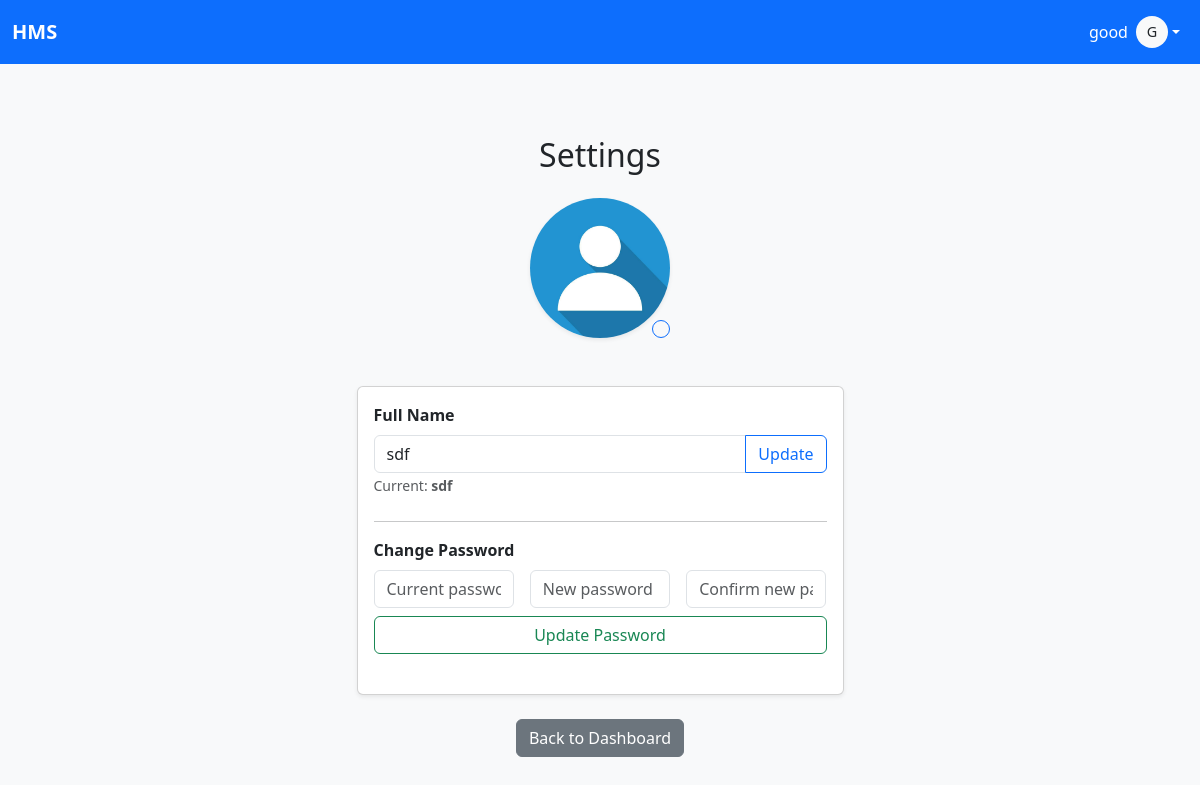
Screenshot of /settings (signed in) with the database file from the repository.
### models.py (models this page shows)
class User(db.Model, UserMixin):
    id = db.Column(db.Integer, primary_key=True)
    username = db.Column(db.String(50), unique=True, nullable=False)
    password_hash = db.Column(db.String(128), nullable=False)   # hashed
    role = db.Column(db.String(20), nullable=False)            # admin, doctor, patient
    profile_pic = db.Column(db.String(150), default='default.jpg')
    name = db.Column(db.String(100), nullable=False)           # display name
    doctor = db.relationship('DoctorProfile', backref='user', uselist=False)
    patient = db.relationship('PatientProfile', backref='user', uselist=False)

### app.py (the view, shortened to what this page needs)
@app.route("/settings", methods=["GET", "POST"])
@login_required
def settings():
    user = current_user
    return render_template("settings.html", user=user)

### app.py (called while the page is built)
@login_manager.user_loader
def load_user(user_id):
    return User.query.get(int(user_id))

### templates/settings.html (shortened to what this page needs)
{% extends "base.html" %}
{% block content %}
<div class="container py-5">
    <div class="row justify-content-center">
        <div class="col-lg-7">
            <h2 class="mb-4 text-center">Settings</h2>
            <div class="text-center mb-5">
                <div class="position-relative d-inline-block">
                    <img src="{{ url_for('static', filename='uploads/' + (user.profile_pic or 'default.jpg')) }}"
                         alt="Profile Picture"
                         class="rounded-circle shadow-sm"
                         style="width:140px;height:140px;object-fit:cover;">
                    <form method="POST" enctype="multipart/form-data" class="d-inline">
                        <label for="profile_pic_input" class="btn btn-sm btn-outline-primary position-absolute bottom-0 end-0 rounded-circle p-2"
                               style="cursor:pointer;">
                        </label>
                    </form>
                </div>
            </div>
            <div class="card shadow-sm">
                <div class="card-body">
                    <form method="POST">
                        <div class="mb-4">
                            <label class="form-label fw-semibold">Full Name</label>
                            <div class="input-group">
                                <input type="text" name="name" class="form-control"
                                       value="{{ user.name }}" placeholder="Enter new name" required>
                                <button type="submit" class="btn btn-outline-primary">Update</button>
                            </div>
                            <small class="text-muted">Current: <strong>{{ user.name }}</strong></small>
                        </div>
                    </form>
                    <hr>
                    <form method="POST">
                        <div class="mb-4">
                            <label class="form-label fw-semibold">Change Password</label>
                            <div class="row g-3">
                                <div class="col-md-4">
                                    <input type="password" name="old_password" class="form-control"
                                           placeholder="Current password" required>
                                </div>
                                <div class="col-md-4">
                                    <input type="password" name="new_password" class="form-control"
                                           placeholder="New password" required>
                                </div>
                                <div class="col-md-4">
                                    <input type="password" name="confirm_password" class="form-control"
                                           placeholder="Confirm new password" required>
                                </div>
                            </div>
                            <div class="mt-2">
                                <button type="submit" class="btn btn-outline-success w-100">
                                    Update Password
                                </button>
                            </div>
                        </div>
                    </form>
                </div>
            </div>
            <div class="text-center mt-4">
                {% if current_user.role == 'admin' %}
                    <a href="{{ url_for('admin_dashboard') }}" class="btn btn-secondary">Back to Dashboard</a>
                {% elif current_user.role == 'patient' %}
                    <a href="{{ url_for('patient_dashboard') }}" class="btn btn-secondary">Back to Dashboard</a>
                {% else %}
                    <a href="{{ url_for('doctor_dashboard') }}" class="btn btn-secondary">Back to Dashboard</a>
                {% endif %}
            </div>
        </div>
    </div>
</div>
{% endblock %}% endblock %}

### templates/base.html (shortened to what this page needs)
<!DOCTYPE html>
<html lang="en">
<head>
    <link href="https://cdn.jsdelivr.net/npm/bootstrap@5.3.1/dist/css/bootstrap.min.css" rel="stylesheet">
    <link rel="stylesheet" href="{{ url_for('static', filename='style.css') }}">
</head>
<body>
<nav class="navbar navbar-expand-lg navbar-dark bg-primary mb-4">
  <div class="container-fluid">
    <a class="navbar-brand fw-bold" href="{{ url_for('admin_dashboard') if current_user.is_authenticated else url_for('login') }}">HMS</a>
    <div class="collapse navbar-collapse" id="navbarContent">
      <ul class="navbar-nav ms-auto align-items-center">
        {% if current_user.is_authenticated %}
        <li class="nav-item dropdown">
          <a class="nav-link dropdown-toggle d-flex align-items-center text-white" href="#" role="button"
             data-bs-toggle="dropdown" aria-expanded="false">
            <span class="me-2 d-none d-sm-inline">{{ current_user.username }}</span>
            <div class="bg-light text-dark rounded-circle d-flex align-items-center justify-content-center"
                 style="width: 32px; height: 32px; font-size: 0.9rem;">
              {{ current_user.username[0]|upper }}
            </div>
          </a>
        </li>
        {% else %}
        <li class="nav-item">
          <a class="nav-link" href="{{ url_for('login') }}">Login</a>
        </li>
        {% endif %}
      </ul>
    </div>
  </div>
</nav><div class="container">
    {% block content %}{% endblock %}
</div>
</body>
</html>

### static/style.css (style rules this page uses)
body { background-color: #f8f9fa; }
.navbar-brand { font-weight: bold; }
.container { max-width: 900px; }

### rows the page displays
User: username "good", username "G", profile_pic (placeholder picture), name "sdf"
